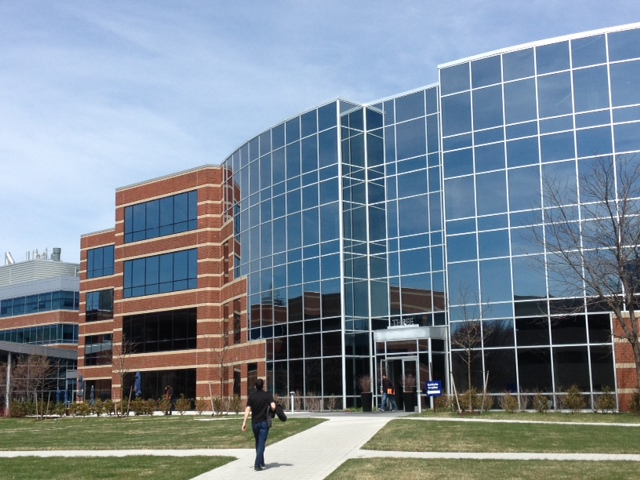
#> input picture building1.jpg, 640 x 480 px
$ jupyter execute Assignment1a_2D_Transforms_23281227.ipynb
#> lines starting #> are read from the running program, lines starting #| are printed output that depends on the picture
# Activity 1a - 2D Image Transformations

Your name: Francisco Leite Meireles da Fonseca

Your ID number: 32281227

In this activity, we are going to look into 2D image transformations. We are going to look into the basics of image warping, including back-mapping to fill vacant pixels. We we also get the first taste of homogeneous coordinates and homogeneous transformations.

But first, we will start with the basics.

A couple of general notes.
 * First, I will often give you some template code to start working from in the cells. I will denote areas where you should insert your own code with a "your code here" comment.
 * Occasionally, I will ask questions that you must also answer. These will be highlighted in a different colour.
 * In the first task of the module, some code is provided below, to help you on your way. However, as we progress through the module, I will give you less and less code to start.
 * I also spell out the steps in quite some detail here, however, as we progress, I will expect to not have to give such detail.
 * You must not use external libraries other than numpy for calculations and pyplot for displaying the images. We use OpenCV just to read the images - but this must not be used elsewhere. All the libraries are imported in the first cell.

[cell 1]
###################
# code given
import cv2                      # we use this mainly to read the files
import numpy as np              # the everpresent numpy
import matplotlib.pyplot as plt # does what it says on the tin - plotting

# Read in the image. We don't want to mess with colour, so we convert to grayscale.
# Let's also have a look at the image
img = cv2.imread('building1.jpg',cv2.IMREAD_GRAYSCALE)
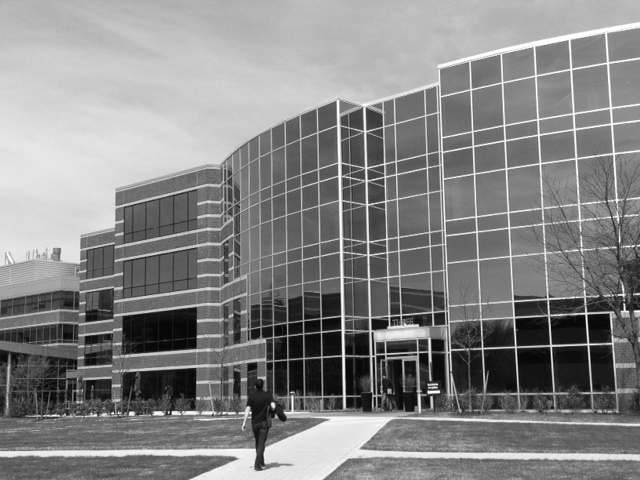
#> img: shape (480, 640); min 0, max 255, mean 133.4
plt.imshow(img,cmap='gray')

## A simple scaling

We want to implement a simple scaling, as is described in Video Lecture 1.2

The transform for scaling is given by the matrix:
$$
\textbf{T} = \begin{bmatrix}
a & 0 \\
0 & b
\end{bmatrix}
$$
and thus, to transform the points in the image, we use
$$
\begin{bmatrix} x' \\ y' \end{bmatrix} =
\begin{bmatrix}
a & 0 \\
0 & b
\end{bmatrix}
\begin{bmatrix} x \\ y \end{bmatrix}
$$
where $(x, y)$ is the point in the original image, and $(x', y')$ is the transformed point.

<font color='blue'>

#### Task:

In Python code, implement the scaling defined by the equations above. For each pixel in the original image, we will apply the transform, and put the pixel value at the resulting position in the output image.

1. Create the transformation matrix
1. Create an empty (black) image where the new image will be stored (hint [`np.zeros()`](https://numpy.org/doc/stable/reference/generated/numpy.zeros.html))
1. Iterate over all the pixels in the image (e.g., as a nested pair of for loops)
1. Apply the transformation to each pixel location (i.e., to the vector $(x, y)$ representing the pixel location). Get the result $(x', y')$ vector
1. Check that the resulting location $(x', y')$ is within the bounds of the image. You will get an error if you try to write outside of the image boundary.
1. Copy the pixel value from the input image location $(x, y)$ to the (valid) output image location $(x', y')$ (interpolated).
1. Display the resulting image ([`plt.imshow()`](https://matplotlib.org/stable/api/_as_gen/matplotlib.pyplot.imshow.html), as above)


Some hints:
* Images are stored in grids, and the index (coordinate $(x, y)$) of each grid is an integer value. However, after you transform the integer coordinate using $\textbf{T}$, there is no guarantee that the resulting coordinates $(x', y')$ will be integer values.
* What do we do? This requires [**interpolation**](https://www.cambridgeincolour.com/tutorials/image-interpolation.htm), of which two popular methods are _bilinear_ and _bicubic_. However, for this task, we will just round our values to the nearest integer (which is, in fact, called _nearest neighbour_ interpolation).
* To do this, once you have transformed a point, I suggest to round to the nearest integer using [`np.rint()`](https://numpy.org/doc/stable/reference/generated/numpy.rint.html) and then cast to an `int` type using [`.astype(int)`](https://numpy.org/doc/stable/reference/generated/numpy.ndarray.astype.html)

</font>

[cell 2]
##################
# Your code here
# Create the transformation matrix
a = 1.5
b = 1.5

# Create a new empty image of the size of the original
img_new = np.zeros(img.shape)

# Create the transform matrix
T = np.array([[a, 0],
              [0, b]])  # Your code here: Create the appropriate matrix

T2 = np.array([[1/a, 0],
               [0, 1/b]])


for y in range(img.shape[0]):  # iterate each row in the image
    for x in range(img.shape[1]):  # iterate each column
        # Your code here

        pt = np.array([x,y])

        pt_new = T @ pt

        pt_new = np.rint(pt_new).astype(int)
        x_new, y_new = pt_new[0], pt_new[1]
        # check that the resulting point is within the image bounds
        if 0 <= x_new < img.shape[1] and 0 <= y_new < img.shape[0] : # add the code to check this
            img_new[y_new][x_new] = img[y][x]
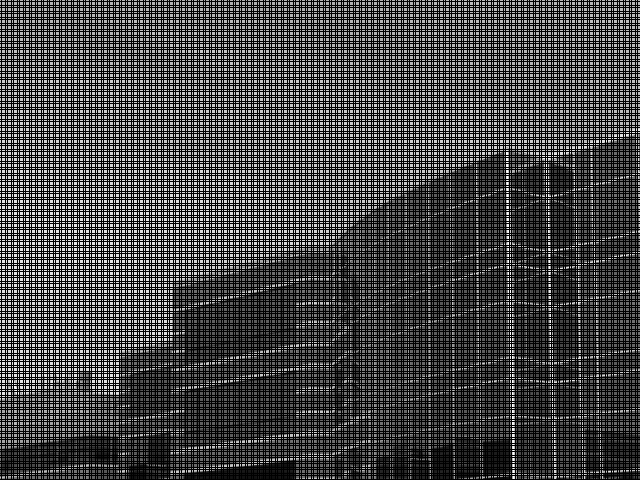
#> img_new: shape (480, 640) float64; min 0, max 255, mean 69.9

# Display the new image
plt.figure()
plt.imshow(img_new, cmap='gray')
plt.title('Scaled Image')
plt.axis('off')
plt.show()

<font color='blue'>

###### Question: Some of the image has disappeared. Why? [Hint](https://blogs.mathworks.com/steve/2006/04/28/spatial-transforms-forward-mapping/)

Because of the scaling factor, the image is being scaled up, and some of the pixels are being moved outside the bounds of the original image.

<font color='blue'>

###### Question: Make sure your matrix contains scaling factors greater than 1 (i.e., causing an upscaling). Why are there black pixels?

Because the new image is larger than the original image, and the new pixels are not being filled in and te initial image is initially black.

## Back-mapping the pixels

In the last task, we ended up with black pixels (vacant pixels) in the resulting image. Now we will address this using the method of back mapping, also call [inverse mapping](https://blogs.mathworks.com/steve/2006/05/05/spatial-transformations-inverse-mapping/).

Let's look at forward mapping first. Consider each input image pixel in turn. For each input image pixel:

Forward mapping:
1. Determine its location in input space, $(x, y)$.
1. Map that location to output space using $(x',y')^\top = \textbf{T}(x,y)^\top$.
1. Figure out which output pixel contains the location $(x',y')$. I.e., convert to integer values.
1. Copy the input pixel value to that output pixel.

This diagram illustrates the procedure:

Forward mapping has two main disadvantages as a computational procedure: gaps and overlaps. Depending on specific spatial transform function, you may have some output pixels that did not receive any input image pixels; these are the gaps. You may also have some output pixels that received more than one input image pixel; these are the overlaps. In both cases, it is challenging to figure out a reasonable way to set those output pixels.

Because of the disadvantages of the forward mapping method, most of the practical implementations use a different technique, called back/inverse mapping.

Here's how it works:

Locate your output image pixel grid somewhere in output space. Then for each output pixel on the grid:

1. Apply the **inverse** spatial transformation to determine the corresponding location in input space: $(x,y)^\top = \textbf{T}^{-1}(x',y')^\top$.
1. Using the input image pixels nearest to $(x,y)$, *interpolate* to get an approximate value for the input image at $(x,y)$.
1. Use that value for the output pixel.

This diagram illustrates the procedure:

This method completely avoids problems with gaps and overlaps. You just have to decide which interpolation method to you (below, as above, we use the simplest nearest neighbour interpolation), and you also have to establish a rule for what value to use when $(x,y)$ isn't within the input image pixel grid.

<font color='blue'>

#### Task:

In Python code, implement the scaling using back mapping. For each pixel in the output image, we will apply the inverse transform, and copy the pixel value to the resulting position in the output image.

1. Create the transformation matrix
1. Invert the transformation ([`np.linalg.inv()`](https://numpy.org/doc/stable/reference/generated/numpy.linalg.inv.html))
1. Create an empty (black) image where the new image will be stored (hint [`np.zeros()`](https://numpy.org/doc/stable/reference/generated/numpy.zeros.html))
1. Iterate over all the pixels in the **output** image (e.g., as a nested pair of for loops)
1. Apply the inverse transformation to each output pixel location (i.e., to the vector $(x', y')$ representing the output pixel location). Get the result $(x, y)$ vector representing the input pixel location
1. Check that the resulting location $(x, y)$ is within the bounds of the input image. You will get an error if you try to read outside of the image boundary.
1. Copy the (valid) pixel value from the input image location $(x, y)$ (interpolated) to the output image location $(x', y')$.
1. Display the resulting image ([`plt.imshow()`](https://matplotlib.org/stable/api/_as_gen/matplotlib.pyplot.imshow.html), as above)

As above, use nearest neighbour interpolation.

</font>

[cell 3]
##################
# Your code here - make the code below work

# Create a new empty image of the size of the original
img_new = np.zeros(img.shape)
a = 1.5
b = 1.5

# Create the transform matrix
T = np.array([[a, 0],
             [0, b]])  # Create the appropriate matrix

T_inv = np.linalg.inv(T)        # Invert the transform
height, width = img.shape
#> height = 480; width = 640

for y_new in range(height):  # iterate each row in the output image
    for x_new in range(width):  # iterate each column
        pt_out = np.array([x_new, y_new]) # form the output point, coordinate vector
        pt_in = T_inv @ pt_out # apply the inverse transform to get the input point

        pt_in = np.rint(pt_in).astype(int)
        x_in, y_in = pt_in[0], pt_in[1]

        # check that the resulting point is within the input image bounds
        if 0 <= x_in < width and 0 <= y_in < height: # add the code to check this
            img_new[y_new][x_new] = img[y_in][x_in]
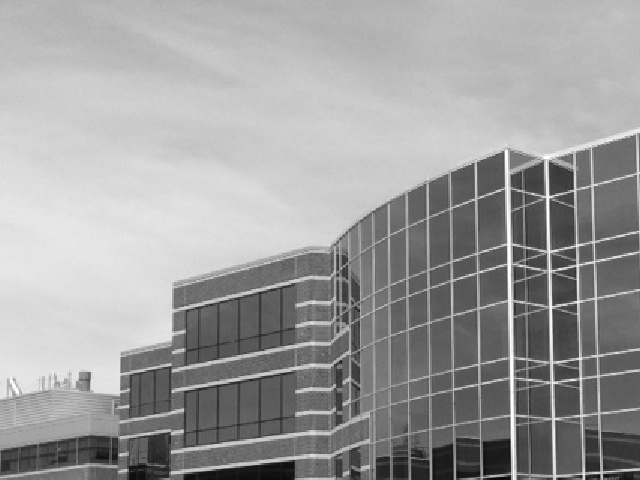
#> img_new: shape (480, 640) float64; min 8, max 255, mean 157

# Display the new image
plt.figure()
plt.imshow(img_new, cmap='gray')
plt.title('Scaled Image')
plt.axis('off')
plt.show()

<font color='blue'>

###### Question: Why does this fill the gaps?

Inverse mapping guarantees that the pixels in the output is assigned a value, even if the coordinate doesn't match exactly an integer position the nearest-neighbour interpolation will fill the gap.

<font color='blue'>

###### Question: We use the inverse of the scaling matrix above. To estimate this, we use the Numpy function. But how would we calculate it directly, for the scaling matrix? Or, to put it another way, what does the inverse of the scaling matrix look like?

The inverse of the scaling matrix is the matrix that scales the image back to its original size
for ([[a, 0], [0, b]]) the inverse is ([[1/a, 0], [0, 1/b]])

## More transforms

### Shear and Rotation

You now have a template for applying arbitrary 2D transforms to an image, using back-mapping.

Recall, the shearing transform is given by
$$
\textbf{T}_s = \begin{bmatrix}
1 & a \\
b & 1
\end{bmatrix}
$$
Where $a$ and $b$ are the shearing parameters, in this case. Rotation is given by
$$
\textbf{T}_r = \begin{bmatrix}
\cos(\theta) & -\sin(\theta) \\
\sin(\theta) & \cos(\theta)
\end{bmatrix}
$$
Where $\theta$ is the rotation angle. Rotation matrices are typically also denoted $\textbf{R}$.

<font color='blue'>

#### Task:

In two separate cells, transform the the image using:
 * Shear
 * Rotation

You can feel free to copy down and adapt your code from above.

[cell 4]
##################
# Your code here
height, width = img.shape

# rotation angle
angle_deg = 45
theta = np.deg2rad(angle_deg)

#rotation transformation matrix.
T_r = np.array([[np.cos(theta), -np.sin(theta)],
                [np.sin(theta),  np.cos(theta)]])

#compute the image center.
center = np.array([width / 2, height / 2])
#> center = [320, 240]

img_rotate = np.zeros_like(img)

#back mapping:
for y_new in range(height):
    for x_new in range(width):
        # shift the output pixel coordinate to be relative to the image center.
        pt = np.array([x_new, y_new]) - center

        # apply the inverse rotation.
        T_r_inv = np.linalg.inv(T_r)
        pt_in = T_r_inv @ pt

        # Shift back to the original coordinate system.
        pt_in = pt_in + center

        # Use nearest-neighbor interpolation.
        pt_in = np.rint(pt_in).astype(int)
        x_in, y_in = pt_in[0], pt_in[1]

        # Check if the input coordinate is within image bounds.
        if 0 <= x_in < width and 0 <= y_in < height:
            img_rotate[y_new, x_new] = img[y_in, x_in]
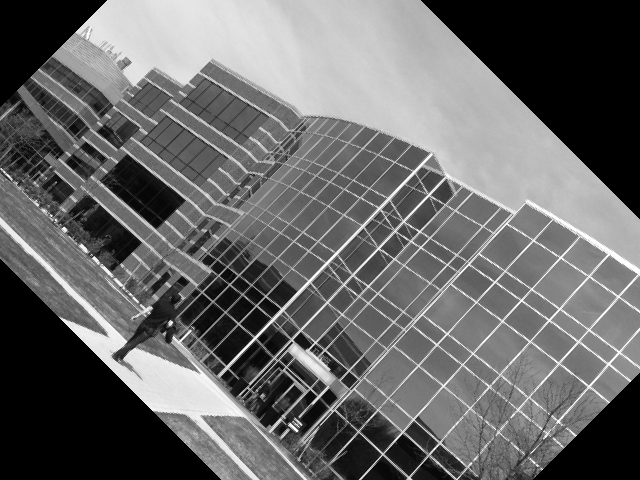
#> img_rotate: shape (480, 640); min 0, max 255, mean 104.3

# Display the rotated image.
plt.figure()
plt.imshow(img_rotate, cmap='gray')
plt.title('Rotated Image')
plt.axis('off')
plt.show()
